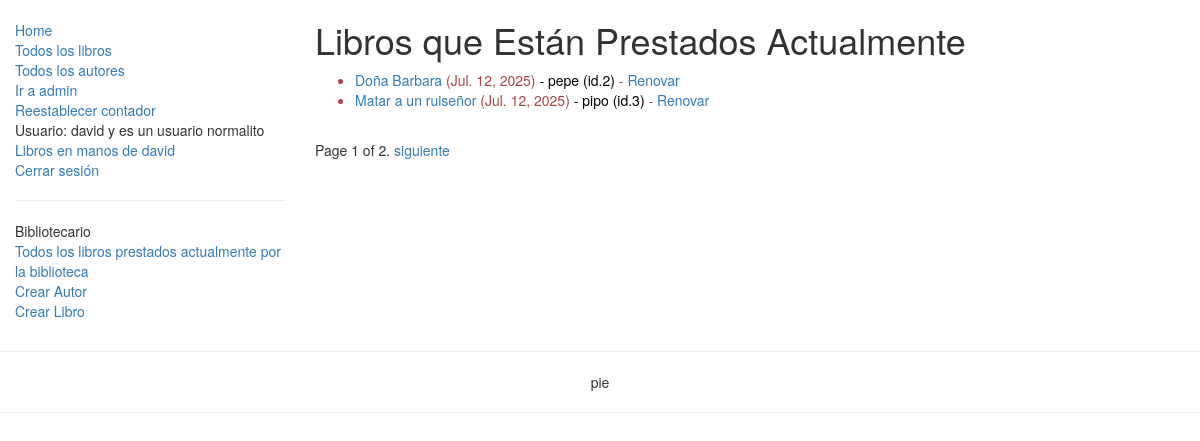
The app's page /catalogo/TodosLosLibrosActualmenteAlquilados/ (signed in) with its own data.
### catalogo/models.py (models this page shows, shortened)
class LibroInstancia(models.Model):
    id = models.UUIDField(primary_key=True, default=uuid.uuid4, help_text="ID único para este libro particular en toda la biblioteca")
    libro = models.ForeignKey('Libro', on_delete=models.SET_NULL, null=True)
    imprenta = models.CharField(max_length=200)
    debidoderegresar = models.DateField(null=True, blank=True)
    prestatario = models.ForeignKey(User, on_delete=models.SET_NULL, null=True, blank=True)
    PRESTAMO_STATUS = (
        ('m', 'Mantenimieno'),
        ('p', 'En prestamo'),
        ('d', 'Disponible'),
        ('r', 'Reservado'),
    )
    estatus = models.CharField(max_length=1, choices=PRESTAMO_STATUS, blank=True, default='m', help_text='Disponibilidad del libro')
    class Meta:
        ordering = ["debidoderegresar"] #ordering es un apuntador-identificador de palabra reservada de django para esta clase, no puedo usar el nombre "ordenar".
        permissions = (("puedeMarcarRetornado", "Colocar libro como retornado"),)
    @property
    def estaVencido(self):
        if self.debidoderegresar and date.today() > self.debidoderegresar:
            return True
        return False

class Libro(models.Model):
    titulo = models.CharField(max_length=200)
    autor = models.ForeignKey('Autor', on_delete=models.SET_NULL, null=True)
    descripcion = models.TextField(max_length=1000, help_text="Ingrese una breve descripción del libro")
    isbn = models.CharField('ISBN',max_length=13, help_text='13 Caracteres <a href="https://www.isbn-international.org/content/what-isbn">ISBN number</a>')
    genero = models.ManyToManyField(Genero, help_text="Seleccione un genero para este libro")
    lenguaje = models.ForeignKey('Lenguaje', on_delete=models.SET_NULL, null=True)
    def __str__(self):
        return self.titulo
    def get_absolute_url(self):
        return reverse('detallesDeLibro', args=[str(self.id)])#Para las vistas detalladas que requieren el id de una instancia de este modelo como parámetro en la url, el parámetro name de la función path en el mapeador urls.py debe tener este #nombre ('detallesDeLibro') de url respectivo a dicha vista detallada genérica, de lo contrario se presentará la excepción: Reverse for 'detallesDeLibro' not found. 'libroDetalles' is not a valid view function or pattern name.
    class Meta:
        ordering = ['titulo', 'autor']
    def mostrar_genero(self):
        return ', '.join([ genero.nombre for genero in self.genero.all()[:3] ])
    mostrar_genero.short_description = 'Genero'

### catalogo/views.py (the view)
# urls.py: path('TodosLosLibrosActualmenteAlquilados/', views.ListaDeLibrosPrestadosActualmente.as_view(), name='librosAlquiladosActualmente'),
class ListaDeLibrosPrestadosActualmente(PermissionRequiredMixin, generic.ListView):
    permission_required = ('catalogo.puedeMarcarRetornado',)#Puede ser una tupla con n permisos requeridos.
    model = LibroInstancia
    template_name ='catalogo/todosLosLibrosPrestadosActualmente.html'
    paginate_by = 2
    def get_queryset(self):
        return LibroInstancia.objects.filter(estatus__exact='p').order_by('debidoderegresar')

### catalogo/templates/catalogo/todosLosLibrosPrestadosActualmente.html
{% extends "base1.html" %}
{% block content %}
    <h1>Libros que Están Prestados Actualmente</h1>
    {% if libroinstancia_list %}
    <ul>
      {% for instanciaDeLibro in libroinstancia_list %}
          <li class="{% if instanciaDeLibro.estaVencido %}text-danger{% endif %}">
          <a href="{{ instanciaDeLibro.libro.get_absolute_url }}">{{instanciaDeLibro.libro}}</a> ({{ instanciaDeLibro.debidoderegresar }}) <span style="color: black;">- {{ instanciaDeLibro.prestatario }} (id.{{instanciaDeLibro.prestatario.id}}) </span> {% if perms.catalogo.puedeMarcarRetornado %}- <a href="{% url 'renovDeLibroPorLibrero' instanciaDeLibro.id %}">Renovar</a>  {% endif %}
         </li>
      {% endfor %}
    </ul>
    {% else %}
      <p>No hay libros prestados actualmente en la biblioteca.</p>
    {% endif %}
{% endblock %}

### catalogo/templates/base1.html (shortened to what this page needs)
{% load static %}
<!DOCTYPE html>
<html lang="en">
<head>
  <link rel="stylesheet" href="https://maxcdn.bootstrapcdn.com/bootstrap/3.3.7/css/bootstrap.min.css">
  {% load static %}
  <link rel="stylesheet" href="{% static 'css/styles.css' %}">
</head>
<body>
  <div class="container-fluid">
    <div class="row">
      <div class="col-sm-3">
      {% block barraLateral %}
      <ul class="sidebar-nav">
          <li><a href="{% url 'vistaHome' %}">Home</a></li>
          <li><a href="{% url 'todosLoslibros' %}">Todos los libros</a></li>
          <li><a href="{% url 'toditicosLosAutores' %}">Todos los autores</a></li>
          <li><a href="/admin">Ir a admin</a></li>
          <li><a href="{% url 'resetearVisitas' %}">Reestablecer contador</a></li>
          {% if user.is_authenticated %}
            <li>Usuario: {{ user.get_username }} {% if user.groups.all.0.name == "bibliotecarios" %} es bibliotecario {% if user.is_staff %} y perteneca al staff (puede eliminar libros y autores){% endif %}{% else %} y es un usuario normalito{% endif %}</li>
            <li><a href="{% url 'misLibrosalquilados' user.get_username %}">Libros en manos de {{ user.get_username }} </a></li>
            <li><a href="{% url 'logout'%}?next={{request.path}}">Cerrar sesión</a></li>
            {% if perms.catalogo.puedeMarcarRetornado %}
              <hr>
              <li>Bibliotecario</li>
              <li><a href="{% url 'librosAlquiladosActualmente' %}">Todos los libros prestados actualmente por la biblioteca</a></li>
              <li><a href="{% url 'crearautorini' %}">Crear Autor</a></li>
              <li><a href="{% url 'crearlibro' %}">Crear Libro</a></li>
              {% endif %}
          {% else %}
          <li><a href="{% url 'login'%}?next={{request.path}}">Iniciar sesión</a></li>
       {% endif %}
      </ul>
     {% endblock %}
      </div>
      <div class="col-sm-7 ">
      {% block content %}{% endblock %}
{% block pagination %}
  {% if is_paginated %}
      <div class="pagination">
          <span class="page-links">
              <span class="page-current">
                  Page {{ page_obj.number }} of {{ page_obj.paginator.num_pages }}.
              </span>
              {% if page_obj.has_next %}
                  <a href="{{ request.path }}?page={{ page_obj.next_page_number }}">siguiente</a>
              {% endif %}
          </span>
      </div>
  {% endif %}
{% endblock %}
      </div>
    </div>
  </div>
 <div>
    <hr>
    <p style="text-align: center;">pie</p>
    <hr>
 </div>
</body>
</html>

### static/css/styles.css (style rules this page uses)
.sidebar-nav { margin-top: 20px; padding: 0; list-style: none; }

### records on screen
LibroInstancia: libro "Doña Barbara", debidoderegresar "Jul. 12, 2025", prestatario "pepe", prestatario.id "2"
LibroInstancia: libro "Matar a un ruiseñor", debidoderegresar "Jul. 12, 2025", prestatario "pipo", prestatario.id "3"

### other values on screen
{{ user.get_username }} "david"
{{ page_obj.number }} "1"
{{ page_obj.paginator.num_pages }} "2"
